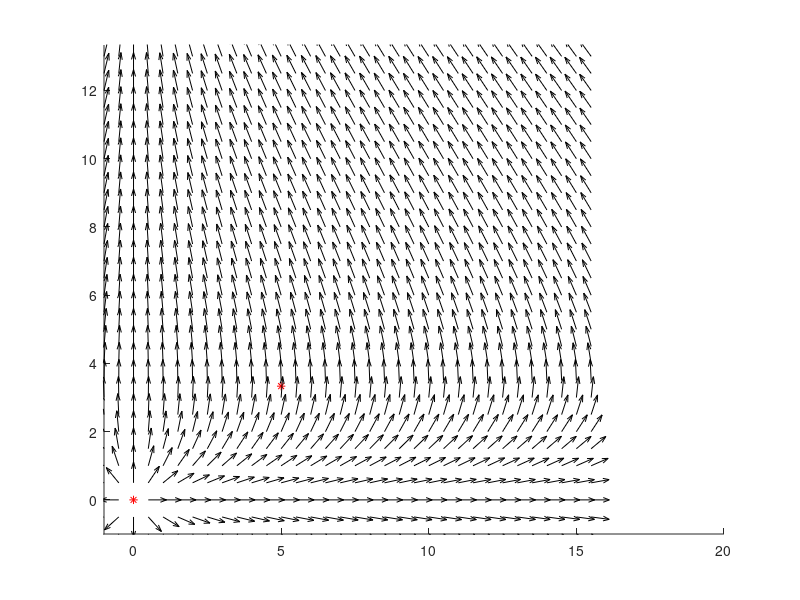

Here is the MATLAB script that generated this plot: (Note: this script raises an error after producing the figure.)
function Lotka_Volterra
    tmax = 10;
    a = 1; b = 0.3; c = 1; d = 0.2;
    x = -1:0.5:c-d+15;
    y = -1:0.5:a/b + 10;
    axis([-1 c/d+15 -1 a/b+10])
    hold on
    plot(0, 0, 'r*', c/d, a/b, 'r*')
    [X, Y] = meshgrid(x, y);
    DX = a*X - b*X.*Y;
    DY = c*Y + d*X.*Y;
    d = sqrt(DX.^2 + DY.^2);
    quiver(X, Y, DX./d, DY./d, 'k')
    
    [x0, y0] = ginput(1);
    plot(x0, y0, 'g*')
    [T,Y] = ode45(@ff, [0, tmax], [x0, y0]);
    for k = 1:length(T)
        plot(Y(1:k, 1), Y(1:k, 2), 'r')
        M(k) = getframe;
    end
end
function u = ff(t, y)
    a = 1; b = 0.3; c = 1; d = 0.2;
    u = [a * y(1) - b * y(1) * y(2); -c * y(2) + d * y(1) * y(2)];
end
